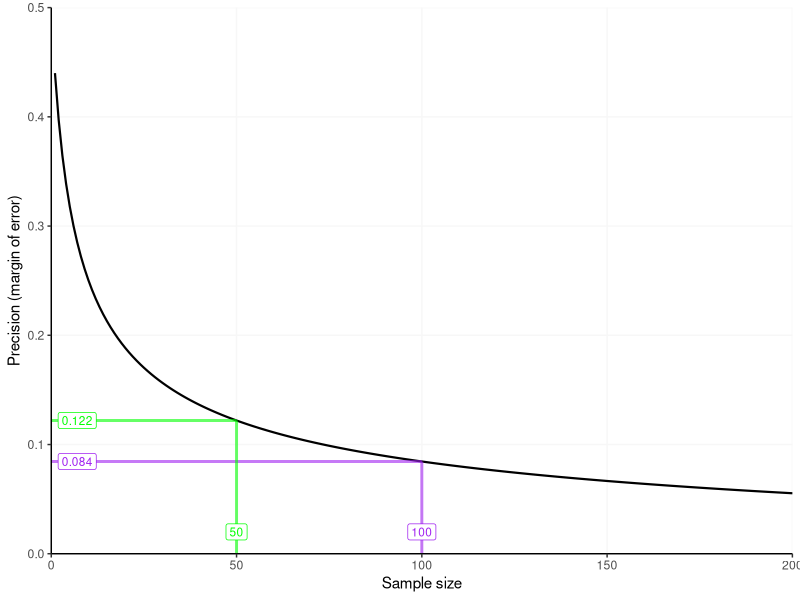
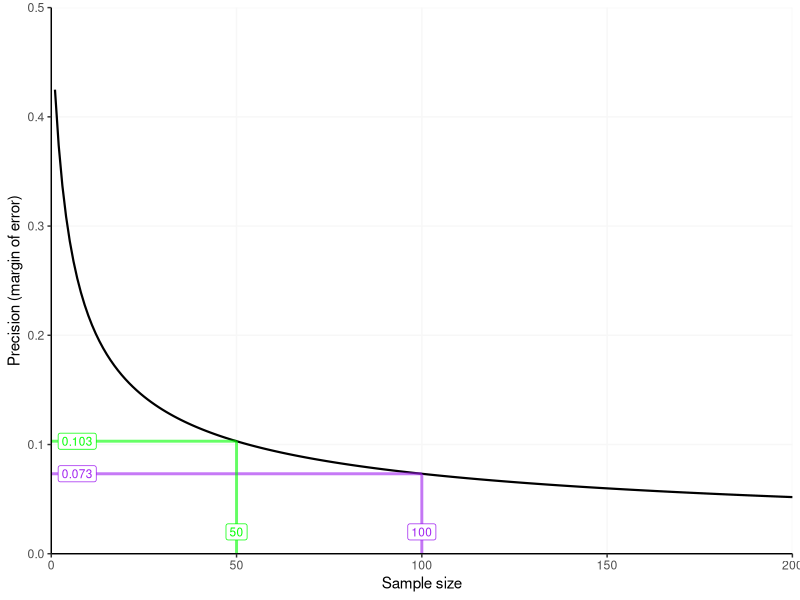

The R source for these figures, in order:
# This script will run a precision analysis to help with sample size planning 
# when you wish to estimate a proportion with confidence intervals
# This code was written for personal use — reuse at your own risk!

# Load libraries ---------------------------------

library(tidyverse)

# Define functions ---------------------------------

# Define function for computing margin of error (MOE) for a confidence interval. The MOE is half the width of the confidence interval.
# If the population size is known a finite population correction can be applied.
# Otherwise, if the population size in unknown, no correction is applied (the default).
# The function can compute MOE for either a Wald or Wilson confidence interval (defaults to Wilson as it appears to be superior, see Newcombe, 1998)
# A 95% confidence interval is assumed.
marginOfError <- function(expectedProportion,sampleSize,confidenceLevel=.95,populationSize=Inf,type='wilson',report=T){
  n <- sampleSize
  N <- populationSize
  
  if(type=='wilson'){ # if computing Wilson CIs
    successCount <- n*expectedProportion
    CI <- prop.test(successCount, n, correct = F, conf.level = confidenceLevel)$conf.int # computes CI. Yate's continuity correction is off by default
    MOE <- (CI[2] - CI[1])/2 # to get the MOE, subtract lowerbound of CI from upperbound of CI and divide by two
    
    # NOT RUN — sanity check using hand written formula for Wilson CIs
    #P <- expectedProportion
    #Z <- qnorm(c( (1-confidenceLevel)/2, 1-(1-confidenceLevel)/2))[2]
    #CI <- (2 * n * P + Z^2 + c(-1, 1) * Z * sqrt(Z^2 + 4 * n * P * (1 - P))) /
    #   (2 * (n + Z^2)) 
    #MOE <- (CI[2] - CI[1])/2 # to get the MOE, subtract lowerbound of CI from upperbound of CI and divide by two
    
  }else if(type=='wald'){ # if computing wald CIs
    P <- expectedProportion
    alpha <- (1 - confidenceLevel) / 2 # convert confidence level to alpha
    Z <- qnorm(alpha, lower.tail=FALSE) # convert alpha to Z
    MOE <- Z*sqrt(P*(1-P)/n) # compute margin of error for Wald confidence intervals 
  }
  
  if(N != Inf){ # if user has specified a population size
    FPC <- sqrt((N-n)/(N-1)) # calculate a finite population correction (FPC) factor
    MOE <- MOE*FPC # adjust the MOE with the FPC
  }
  
  if(report){ # if user has asked for a report
    print(paste0(
      'The margin of error of a 95% ', type,' confidence interval for an expected proportion of ',expectedProportion,
      ' and a sample size of ',sampleSize,' is ', round(MOE,3)))
  }
  
  moe_object <- list(moe = MOE, target_sample_size = sampleSize, conf_interval_type = type)
  
  return(moe_object)
}

# define function to plot a precision curve for given proportion and sample size (95% confidence interval assumed).
precisionCurve <- function(expectedProportion,sampleSize,confidenceLevel=.95,populationSize=Inf,type='wilson'){
  
  sample_size_vector <- seq(1:(sampleSize*2)) # create a vector of sample sizes for X axis (by default we will show a curve for 2x the specified sample size)
  moe_vector <- NA # pre-load a variable to store moes
  
  for(i in sample_size_vector){ # using a for loop as its more comprehensible 
    moe_object <- marginOfError(
      sampleSize = i,
      expectedProportion = expectedProportion,
      confidenceLevel = confidenceLevel,
      populationSize = populationSize,
      type = type,
      report = F # don't print a report
    )
    moe_vector <- c(moe_vector, moe_object$moe) # append new moe to moe vector
  }
  
  moe_vector <- moe_vector[!is.na(moe_vector)] # remove the NA value created when moe_vector was pre-loaded
  df <- data.frame(sampleSize = sample_size_vector,precision = moe_vector)
  
  # build plot
  plot <- ggplot(data = df, aes(x = sampleSize, y = precision)) +
    geom_line(colour = 'black', linewidth = .75) +
    theme_classic() +
    ylab('Precision (margin of error)') +
    xlab('Sample size') +
    scale_x_continuous(expand = c(0.0, 0), limits = c(0,max(sample_size_vector))) +
    scale_y_continuous(expand = c(0.0, 0), limits = c(0,round(max(moe_vector)+.1,1)), breaks = seq(0,round(max(moe_vector)+.1,1),0.1)) +
    theme(panel.grid.major = element_line(colour="grey97", size=0.5))
  
  return(plot)
}

# Run a precision analysis for Research Aim (1b)  ---------------------------------

# Run the code below to compute a margin of error for given expected proportion and target sample size
moe_object1 <- marginOfError(
  expectedProportion = .67, # Specify the anticipated proportion. Use 0.5 for the most conservative sample size estimate (see Gelman & Hill, 2006, p. 442).
  sampleSize = 100, # Specify the target sample size
  populationSize = 750, # If population size is known, we can apply a finite population correction, otherwise use Inf
  confidenceLevel = .95, # specify the level of the confidence interval
  type = 'wilson')

# Lets get a second moe for a different target sample size (so we can display both on a precision curve)
moe_object2 <- marginOfError(
  expectedProportion = .67, # Specify the anticipated proportion. Use 0.5 for the most conservative sample size estimate (see Gelman & Hill, 2006, p. 442).
  sampleSize = 50, # Specify the target sample size
  populationSize = 750, # If population size is known, we can apply a finite population correction, otherwise use Inf
  confidenceLevel = .95, # specify the level of the confidence interval
  type = 'wilson')

# Now plot a precision curve showing precision (margin of error) as a function of sample size.
# We'll annotate the plot with the parameters above

precisionCurve(expectedProportion =.67, # Specify the anticipated proportion. Use 0.5 for the most conservative sample size estimate (see Gelman & Hill, 2006, p. 442).
               sampleSize = 100, # Specify the target sample size
               populationSize = 750, # If population size is known, we can apply a finite population correction, otherwise use Inf
               confidenceLevel = .95, # specify the level of the confidence interval
               type = 'wilson' # specify the type of confidence interval (wald or wilson)
) +
  # this code annotates the precision curve with the moes computed above
  annotate("segment", x = moe_object1$target_sample_size, xend = moe_object1$target_sample_size, y = 0, yend = moe_object1$moe, colour = "purple", size=1, alpha=0.6) +
  annotate("segment", x = 0, xend = moe_object1$target_sample_size, y = moe_object1$moe, yend = moe_object1$moe, colour = "purple", size=1, alpha=0.6) +
  annotate("label", x = 7, y = moe_object1$moe, colour = "purple", size=3, alpha=1, label = round(moe_object1$moe,3)) +
  annotate("label", x = moe_object1$target_sample_size, y = 0.02, colour = "purple", size=3, alpha=1, label = moe_object1$target_sample_size) + 
  
  annotate("segment", x = moe_object2$target_sample_size, xend = moe_object2$target_sample_size, y = 0, yend = moe_object2$moe, colour = "green", size=1, alpha=0.6) +
  annotate("segment", x = 0, xend =  moe_object2$target_sample_size, y = moe_object2$moe, yend = moe_object2$moe, colour = "green", size=1, alpha=0.6) +
  annotate("label", x = 7, y = moe_object2$moe, colour = "green", size=3, alpha=1, label = round(moe_object2$moe,3)) +
  annotate("label", x = moe_object2$target_sample_size, y = 0.02, colour = "green", size=3, alpha=1, label = moe_object2$target_sample_size) 

# Run a precision analysis for Research Aim (2)  ---------------------------------

# Run the code below to compute a margin of error for given expected proportion and target sample size
moe_object1 <- marginOfError(
  expectedProportion = .17, # Specify the anticipated proportion. Use 0.5 for the most conservative sample size estimate (see Gelman & Hill, 2006, p. 442).
  sampleSize = 100, # Specify the target sample size
  populationSize = 61735, # If population size is known, we can apply a finite population correction, otherwise use Inf
  confidenceLevel = .95, # specify the level of the confidence interval
  type = 'wilson')

# Lets get a second moe for a different target sample size (so we can display both on a precision curve)
moe_object2 <- marginOfError(
  expectedProportion = .17, # Specify the anticipated proportion. Use 0.5 for the most conservative sample size estimate (see Gelman & Hill, 2006, p. 442).
  sampleSize = 50, # Specify the target sample size
  populationSize = 61735, # If population size is known, we can apply a finite population correction, otherwise use Inf
  confidenceLevel = .95, # specify the level of the confidence interval
  type = 'wilson')

# Now plot a precision curve showing precision (margin of error) as a function of sample size.
# We'll annotate the plot with the parameters above

precisionCurve(expectedProportion =.17, # Specify the anticipated proportion. Use 0.5 for the most conservative sample size estimate (see Gelman & Hill, 2006, p. 442).
               sampleSize = 100, # Specify the target sample size
               populationSize = 61735, # If population size is known, we can apply a finite population correction, otherwise use Inf
               confidenceLevel = .95, # specify the level of the confidence interval
               type = 'wilson' # specify the type of confidence interval (wald or wilson)
) +
  # this code annotates the precision curve with the moes computed above
  annotate("segment", x = moe_object1$target_sample_size, xend = moe_object1$target_sample_size, y = 0, yend = moe_object1$moe, colour = "purple", size=1, alpha=0.6) +
  annotate("segment", x = 0, xend = moe_object1$target_sample_size, y = moe_object1$moe, yend = moe_object1$moe, colour = "purple", size=1, alpha=0.6) +
  annotate("label", x = 7, y = moe_object1$moe, colour = "purple", size=3, alpha=1, label = round(moe_object1$moe,3)) +
  annotate("label", x = moe_object1$target_sample_size, y = 0.02, colour = "purple", size=3, alpha=1, label = moe_object1$target_sample_size) + 
  
  annotate("segment", x = moe_object2$target_sample_size, xend = moe_object2$target_sample_size, y = 0, yend = moe_object2$moe, colour = "green", size=1, alpha=0.6) +
  annotate("segment", x = 0, xend =  moe_object2$target_sample_size, y = moe_object2$moe, yend = moe_object2$moe, colour = "green", size=1, alpha=0.6) +
  annotate("label", x = 7, y = moe_object2$moe, colour = "green", size=3, alpha=1, label = round(moe_object2$moe,3)) +
  annotate("label", x = moe_object2$target_sample_size, y = 0.02, colour = "green", size=3, alpha=1, label = moe_object2$target_sample_size) 


# References  ---------------------------------

# Gelman, A., & Hill, J. (2007). Data analysis using regression and multilevel/hierarchical models. Cambridge University Press.
# Newcombe R.G. (1998). Two-Sided Confidence Intervals for the Single Proportion: Comparison of Seven Methods. Statistics in Medicine, 17, 857–872. doi:10.1002/(SICI)1097-0258(19980430)17:8<857::AID-SIM777>3.0.CO;2-E.
# Rothman, K. J., & Greenland, S. (2018). Planning study size based on precision rather than power. Epidemiology, 29(5), 599–603. https://doi.org/10.1097/EDE.0000000000000876